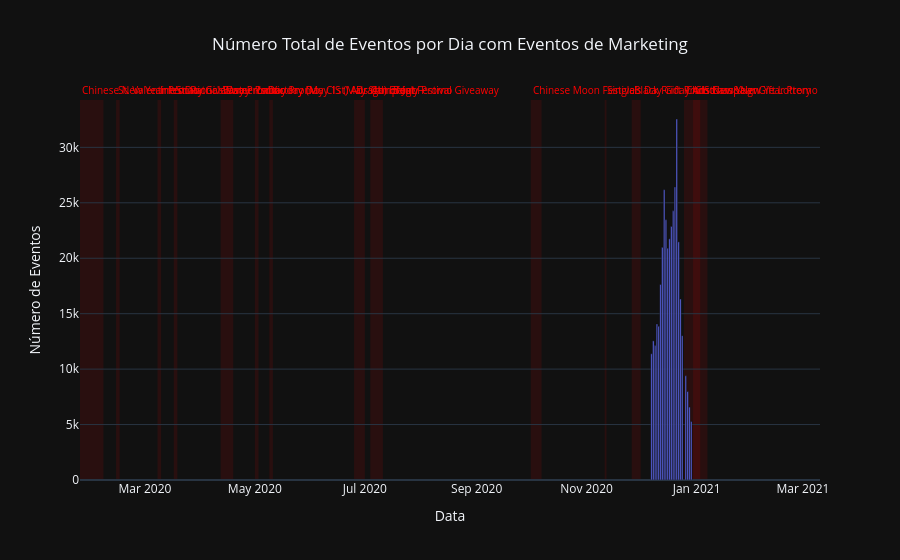

Source (notebook cell):
### Markdown cell above
O número total de eventos varia diariamente, com um pico notável por volta de 21 de dezembro. Após essa data, a atividade de eventos diminui consideravelmente. Isso sugere que a maioria da atividade registrada ocorreu durante o período de recrutamento de usuários e/ou dentro da janela de 14 dias pós-cadastro.

### Code cell
# Calcular o número total de eventos por dia
events_by_day = df_events.groupby(df_events['event_dt'].dt.date).size().reset_index(name='event_count')
events_by_day['event_dt'] = pd.to_datetime(events_by_day['event_dt'])

# Criar o gráfico base de eventos por dia
fig = go.Figure(data=[go.Bar(
    x=events_by_day['event_dt'],
    y=events_by_day['event_count']
)])

# Adicionar datas dos eventos de marketing ao gráfico
shapes = []
annotations = []
for index, row in df_marketing.iterrows():
    # Adiciona uma forma (retângulo) para o período do evento
    shapes.append(dict(
        type="rect",
        xref="x",
        yref="paper",
        x0=row['start_dt'],
        y0=0,
        x1=row['finish_dt'],
        y1=1,
        fillcolor="rgba(255, 0, 0, 0.1)", # Cor semi-transparente (vermelho fraco)
        line_width=0,
        layer="below"
    ))
    # Adiciona uma anotação para o nome do evento
    annotations.append(dict(
        x=row['start_dt'], # Posição X na data de início do evento
        y=1.05,           # Posição Y (acima do gráfico)
        xref="x",
        yref="paper",
        text=row['name'],
        showarrow=False,
        xanchor='left',
        font=dict(size=10, color="red")
    ))


# Atualizar layout do gráfico com as formas e anotações
fig.update_layout(
    title_text='Número Total de Eventos por Dia com Eventos de Marketing',
    title_x=0.5,
    xaxis_title="Data",
    yaxis_title="Número de Eventos",
    shapes=shapes,
    annotations=annotations,
    template='plotly_dark'
)

fig.show()

### Figure 1 — Plotly figure (JSON) as saved in the notebook; plotly's stock layout.template omitted (floating-point values rounded to 4 significant figures)
{"data": [{"type": "bar", "x": ["2020-12-07T00:00:00.000000000", "2020-12-08T00:00:00.000000000", "2020-12-09T00:00:00.000000000", "2020-12-10T00:00:00.000000000", "2020-12-11T00:00:00.000000000", "2020-12-12T00:00:00.000000000", "2020-12-13T00:00:00.000000000", "2020-12-14T00:00:00.000000000", "2020-12-15T00:00:00.000000000", "2020-12-16T00:00:00.000000000", "2020-12-17T00:00:00.000000000", "2020-12-18T00:00:00.000000000", "2020-12-19T00:00:00.000000000", "2020-12-20T00:00:00.000000000", "2020-12-21T00:00:00.000000000", "2020-12-22T00:00:00.000000000", "2020-12-23T00:00:00.000000000", "2020-12-24T00:00:00.000000000", "2020-12-26T00:00:00.000000000", "2020-12-27T00:00:00.000000000", "2020-12-28T00:00:00.000000000", "2020-12-29T00:00:00.000000000"], "y": [11385, 12547, 12122, 14077, 13864, 17634, 20985, 26184, 23469, 20909, 21751, 22871, 24273, 26425, 32559, 21477, 16323, 13019, 9400, 7980, 6578, 5278]}], "layout": {"annotations": [{"font": {"color": "red", "size": 10}, "showarrow": false, "text": "Christmas&New Year Promo", "x": "2020-12-25T00:00:00", "xanchor": "left", "xref": "x", "y": 1.05, "yref": "paper"}, {"font": {"color": "red", "size": 10}, "showarrow": false, "text": "St. Valentine's Day Giveaway", "x": "2020-02-14T00:00:00", "xanchor": "left", "xref": "x", "y": 1.05, "yref": "paper"}, {"font": {"color": "red", "size": 10}, "showarrow": false, "text": "St. Patric's Day Promo", "x": "2020-03-17T00:00:00", "xanchor": "left", "xref": "x", "y": 1.05, "yref": "paper"}, {"font": {"color": "red", "size": 10}, "showarrow": false, "text": "Easter Promo", "x": "2020-04-12T00:00:00", "xanchor": "left", "xref": "x", "y": 1.05, "yref": "paper"}, {"font": {"color": "red", "size": 10}, "showarrow": false, "text": "4th of July Promo", "x": "2020-07-04T00:00:00", "xanchor": "left", "xref": "x", "y": 1.05, "yref": "paper"}, {"font": {"color": "red", "size": 10}, "showarrow": false, "text": "Black Friday Ads Campaign", "x": "2020-11-26T00:00:00", "xanchor": "left", "xref": "x", "y": 1.05, "yref": "paper"}, {"font": {"color": "red", "size": 10}, "showarrow": false, "text": "Chinese New Year Promo", "x": "2020-01-25T00:00:00", "xanchor": "left", "xref": "x", "y": 1.05, "yref": "paper"}, {"font": {"color": "red", "size": 10}, "showarrow": false, "text": "Labor day (May 1st) Ads Campaign", "x": "2020-05-01T00:00:00", "xanchor": "left", "xref": "x", "y": 1.05, "yref": "paper"}, {"font": {"color": "red", "size": 10}, "showarrow": false, "text": "International Women's Day Promo", "x": "2020-03-08T00:00:00", "xanchor": "left", "xref": "x", "y": 1.05, "yref": "paper"}, {"font": {"color": "red", "size": 10}, "showarrow": false, "text": "Victory Day CIS (May 9th) Event", "x": "2020-05-09T00:00:00", "xanchor": "left", "xref": "x", "y": 1.05, "yref": "paper"}, {"font": {"color": "red", "size": 10}, "showarrow": false, "text": "CIS New Year Gift Lottery", "x": "2020-12-30T00:00:00", "xanchor": "left", "xref": "x", "y": 1.05, "yref": "paper"}, {"font": {"color": "red", "size": 10}, "showarrow": false, "text": "Dragon Boat Festival Giveaway", "x": "2020-06-25T00:00:00", "xanchor": "left", "xref": "x", "y": 1.05, "yref": "paper"}, {"font": {"color": "red", "size": 10}, "showarrow": false, "text": "Single's Day Gift Promo", "x": "2020-11-11T00:00:00", "xanchor": "left", "xref": "x", "y": 1.05, "yref": "paper"}, {"font": {"color": "red", "size": 10}, "showarrow": false, "text": "Chinese Moon Festival", "x": "2020-10-01T00:00:00", "xanchor": "left", "xref": "x", "y": 1.05, "yref": "paper"}], "shapes": [{"fillcolor": "rgba(255, 0, 0, 0.1)", "layer": "below", "line": {"width": 0}, "type": "rect", "x0": "2020-12-25T00:00:00", "x1": "2021-01-03T00:00:00", "xref": "x", "y0": 0, "y1": 1, "yref": "paper"}, {"fillcolor": "rgba(255, 0, 0, 0.1)", "layer": "below", "line": {"width": 0}, "type": "rect", "x0": "2020-02-14T00:00:00", "x1": "2020-02-16T00:00:00", "xref": "x", "y0": 0, "y1": 1, "yref": "paper"}, {"fillcolor": "rgba(255, 0, 0, 0.1)", "layer": "below", "line": {"width": 0}, "type": "rect", "x0": "2020-03-17T00:00:00", "x1": "2020-03-19T00:00:00", "xref": "x", "y0": 0, "y1": 1, "yref": "paper"}, {"fillcolor": "rgba(255, 0, 0, 0.1)", "layer": "below", "line": {"width": 0}, "type": "rect", "x0": "2020-04-12T00:00:00", "x1": "2020-04-19T00:00:00", "xref": "x", "y0": 0, "y1": 1, "yref": "paper"}, {"fillcolor": "rgba(255, 0, 0, 0.1)", "layer": "below", "line": {"width": 0}, "type": "rect", "x0": "2020-07-04T00:00:00", "x1": "2020-07-11T00:00:00", "xref": "x", "y0": 0, "y1": 1, "yref": "paper"}, {"fillcolor": "rgba(255, 0, 0, 0.1)", "layer": "below", "line": {"width": 0}, "type": "rect", "x0": "2020-11-26T00:00:00", "x1": "2020-12-01T00:00:00", "xref": "x", "y0": 0, "y1": 1, "yref": "paper"}, {"fillcolor": "rgba(255, 0, 0, 0.1)", "layer": "below", "line": {"width": 0}, "type": "rect", "x0": "2020-01-25T00:00:00", "x1": "2020-02-07T00:00:00", "xref": "x", "y0": 0, "y1": 1, "yref": "paper"}, {"fillcolor": "rgba(255, 0, 0, 0.1)", "layer": "below", "line": {"width": 0}, "type": "rect", "x0": "2020-05-01T00:00:00", "x1": "2020-05-03T00:00:00", "xref": "x", "y0": 0, "y1": 1, "yref": "paper"}, {"fillcolor": "rgba(255, 0, 0, 0.1)", "layer": "below", "line": {"width": 0}, "type": "rect", "x0": "2020-03-08T00:00:00", "x1": "2020-03-10T00:00:00", "xref": "x", "y0": 0, "y1": 1, "yref": "paper"}, {"fillcolor": "rgba(255, 0, 0, 0.1)", "layer": "below", "line": {"width": 0}, "type": "rect", "x0": "2020-05-09T00:00:00", "x1": "2020-05-11T00:00:00", "xref": "x", "y0": 0, "y1": 1, "yref": "paper"}, {"fillcolor": "rgba(255, 0, 0, 0.1)", "layer": "below", "line": {"width": 0}, "type": "rect", "x0": "2020-12-30T00:00:00", "x1": "2021-01-07T00:00:00", "xref": "x", "y0": 0, "y1": 1, "yref": "paper"}, {"fillcolor": "rgba(255, 0, 0, 0.1)", "layer": "below", "line": {"width": 0}, "type": "rect", "x0": "2020-06-25T00:00:00", "x1": "2020-07-01T00:00:00", "xref": "x", "y0": 0, "y1": 1, "yref": "paper"}, {"fillcolor": "rgba(255, 0, 0, 0.1)", "layer": "below", "line": {"width": 0}, "type": "rect", "x0": "2020-11-11T00:00:00", "x1": "2020-11-12T00:00:00", "xref": "x", "y0": 0, "y1": 1, "yref": "paper"}, {"fillcolor": "rgba(255, 0, 0, 0.1)", "layer": "below", "line": {"width": 0}, "type": "rect", "x0": "2020-10-01T00:00:00", "x1": "2020-10-07T00:00:00", "xref": "x", "y0": 0, "y1": 1, "yref": "paper"}], "title": {"text": "Número Total de Eventos por Dia com Eventos de Marketing", "x": 0.5}, "xaxis": {"title": {"text": "Data"}}, "yaxis": {"title": {"text": "Número de Eventos"}}}}
